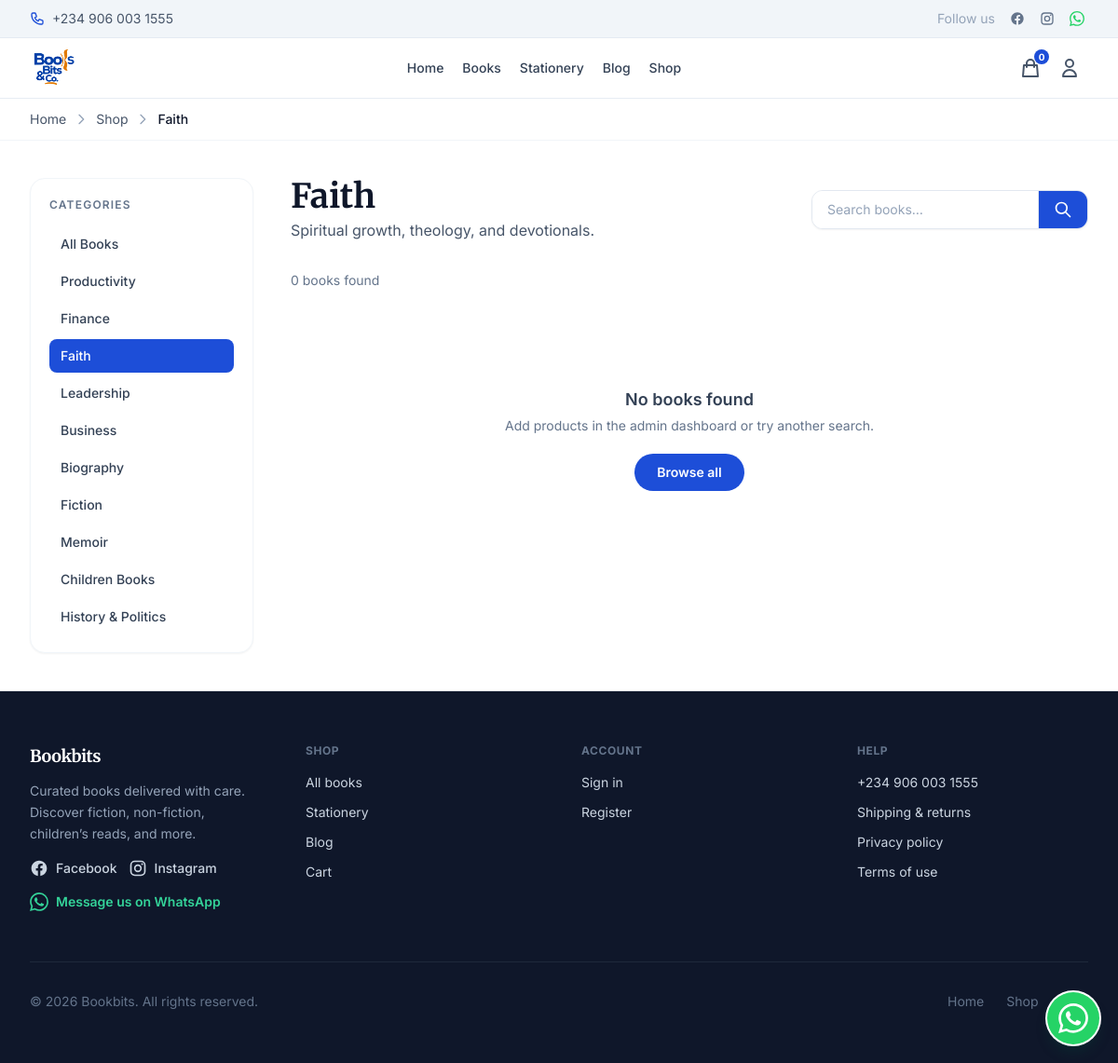
The app's page /shop.php?cat=faith with its own data.
### tables this page shows
CREATE TABLE IF NOT EXISTS `categories` (
    `id`          INT UNSIGNED    NOT NULL AUTO_INCREMENT,
    `name`        VARCHAR(100)    NOT NULL,
    `slug`        VARCHAR(100)    NOT NULL COMMENT 'URL-safe identifier used in shop.php?cat=<slug>',
    `description` TEXT            NULL,
    `icon`        TEXT            NULL     COMMENT 'SVG path d= attribute (Heroicons outline)',
    `bg_color`    VARCHAR(60)     NULL     COMMENT 'Tailwind bg-* class for card backgrounds',
    `sort_order`  TINYINT UNSIGNED NOT NULL DEFAULT 0,
    `is_active`   TINYINT(1)      NOT NULL DEFAULT 1,
    `created_at`  TIMESTAMP       NOT NULL DEFAULT CURRENT_TIMESTAMP,
    `updated_at`  TIMESTAMP       NOT NULL DEFAULT CURRENT_TIMESTAMP ON UPDATE CURRENT_TIMESTAMP,
    PRIMARY KEY (`id`),
    UNIQUE KEY `uq_categories_slug` (`slug`)
);

### config/categories.php (called while the page is built, shortened)
<?php
function bookbits_category_by_slug(string $slug): ?array
{
    foreach (BOOKBITS_CATEGORIES as $cat) {
        if ($cat['slug'] === $slug) {
            return $cat;
        }
    }
    return null;
}

### config/database.php (called while the page is built, shortened)
<?php
function db(): PDO
{
    static $pdo = null;
    if ($pdo !== null) {
        return $pdo;
    }
    $dsn = sprintf(
        'mysql:host=%s;port=%s;dbname=%s;charset=%s',
        DB_HOST,
        DB_PORT,
        DB_NAME,
        DB_CHARSET,
    );
    try {
        $pdo = new PDO($dsn, DB_USER, DB_PASS, [
            PDO::ATTR_ERRMODE            => PDO::ERRMODE_EXCEPTION,
            PDO::ATTR_DEFAULT_FETCH_MODE => PDO::FETCH_ASSOC,
            PDO::ATTR_EMULATE_PREPARES   => false,
        ]);
    } catch (PDOException $e) {
        throw new RuntimeException('Database connection failed. Check your DB_* settings in config/database.php.');
    }
    return $pdo;
}

### includes/books_db.php (called while the page is built, shortened)
<?php
function bb_fetch_books_for_shop(?string $catSlug, string $search): array
{
    $pdo = db();
    $sql = 'SELECT b.*, c.slug AS cat_slug, c.name AS cat_name
            FROM books b
            INNER JOIN categories c ON c.id = b.category_id
            WHERE b.is_active = 1';
    $params = [];
    if ($catSlug !== null && $catSlug !== '') {
        $sql .= ' AND c.slug = ?';
        $params[] = $catSlug;
    }
    $sql .= ' ORDER BY b.created_at DESC LIMIT 120';
    $st = $pdo->prepare($sql);
    $st->execute($params);
    return $st->fetchAll();
}
function bb_fetch_categories_for_nav(): array
{
    return db()
        ->query('SELECT slug, name FROM categories WHERE is_active = 1 ORDER BY sort_order, name')
        ->fetchAll();
}

### shop.php (the view, shortened to what this page needs)
<?php
require_once __DIR__ . '/config/categories.php';
require_once __DIR__ . '/includes/books_db.php';
$slug = trim($_GET['cat'] ?? '');
$activeCat = null;
if ($slug !== '') {
    $activeCat = bookbits_category_by_slug($slug);
}
$shopNavCategories = bb_fetch_categories_for_nav();
$search = trim($_GET['q'] ?? '');
$books  = bb_fetch_books_for_shop($slug !== '' ? $slug : null, $search);
?>
<?php require __DIR__ . '/includes/header.php'; ?>
        <nav class="border-b border-slate-100 bg-white" aria-label="Breadcrumb">
            <div class="mx-auto flex max-w-7xl items-center gap-2 px-4 py-3 text-sm text-slate-600 sm:px-6 lg:px-8">
                <a href="<?= htmlspecialchars(BOOKBITS_BASE, ENT_QUOTES, 'UTF-8') ?>/index.php" class="hover:text-brand">Home</a>
                <svg class="h-4 w-4 shrink-0 text-slate-400" fill="none" stroke="currentColor" viewBox="0 0 24 24" aria-hidden="true"><path stroke-linecap="round" stroke-linejoin="round" stroke-width="2" d="M9 5l7 7-7 7"/></svg>
                <?php if ($activeCat) : ?>
                    <a href="<?= htmlspecialchars(BOOKBITS_BASE . '/shop.php', ENT_QUOTES, 'UTF-8') ?>" class="hover:text-brand">Shop</a>
                    <svg class="h-4 w-4 shrink-0 text-slate-400" fill="none" stroke="currentColor" viewBox="0 0 24 24" aria-hidden="true"><path stroke-linecap="round" stroke-linejoin="round" stroke-width="2" d="M9 5l7 7-7 7"/></svg>
                    <span class="font-medium text-slate-900"><?= htmlspecialchars($activeCat['name'], ENT_QUOTES, 'UTF-8') ?></span>
                <?php else : ?>
                    <span class="font-medium text-slate-900">All Books</span>
                <?php endif; ?>
            </div>
        </nav>
        <div class="mx-auto max-w-7xl px-4 py-10 sm:px-6 lg:px-8">
            <div class="flex flex-col gap-10 lg:flex-row lg:items-start">
                <aside class="w-full shrink-0 lg:w-60" aria-label="Categories">
                    <div class="sticky top-[7.5rem] rounded-2xl border border-slate-100 bg-white p-5 shadow-sm">
                        <h2 class="mb-4 text-xs font-semibold uppercase tracking-widest text-slate-500">Categories</h2>
                        <ul class="space-y-1">
                            <li>
                                <a href="<?= htmlspecialchars(BOOKBITS_BASE . '/shop.php', ENT_QUOTES, 'UTF-8') ?>"
                                   class="flex items-center justify-between rounded-lg px-3 py-2 text-sm font-medium transition <?= $slug === '' ? 'bg-brand text-white' : 'text-slate-700 hover:bg-brand-muted hover:text-brand' ?>">
                                    <span>All Books</span>
                                </a>
                            </li>
                            <?php foreach ($shopNavCategories as $cat) :
                                $isActive = ($slug === $cat['slug']);
                            ?>
                            <li>
                                <a href="<?= htmlspecialchars(BOOKBITS_BASE . '/shop.php?cat=' . $cat['slug'], ENT_QUOTES, 'UTF-8') ?>"
                                   class="flex items-center justify-between rounded-lg px-3 py-2 text-sm font-medium transition <?= $isActive ? 'bg-brand text-white' : 'text-slate-700 hover:bg-brand-muted hover:text-brand' ?>">
                                    <span><?= htmlspecialchars($cat['name'], ENT_QUOTES, 'UTF-8') ?></span>
                                </a>
                            </li>
                            <?php endforeach; ?>
                        </ul>
                    </div>
                </aside>
                <div class="min-w-0 flex-1">
                    <div class="mb-8 flex flex-col gap-4 sm:flex-row sm:items-center sm:justify-between">
                        <div>
                            <h1 class="font-serif text-3xl font-bold text-slate-900 sm:text-4xl">
                                <?= $activeCat ? htmlspecialchars($activeCat['name'], ENT_QUOTES, 'UTF-8') : 'All Books' ?>
                            </h1>
                            <?php if ($activeCat) : ?>
                                <p class="mt-1 text-slate-600"><?= htmlspecialchars($activeCat['description'], ENT_QUOTES, 'UTF-8') ?></p>
                            <?php endif; ?>
                        </div>
                        <form class="flex overflow-hidden rounded-xl border border-slate-200 bg-white shadow-sm" action="" method="get">
                            <input type="search" name="q" value="<?= htmlspecialchars($search, ENT_QUOTES, 'UTF-8') ?>" placeholder="Search books…" class="min-w-0 flex-1 border-0 px-4 py-2.5 text-sm placeholder:text-slate-400 focus:ring-0">
                            <button type="submit" class="border-l border-slate-200 bg-brand px-4 text-white transition hover:bg-brand-dark" aria-label="Search">
                                <svg class="h-5 w-5" fill="none" stroke="currentColor" viewBox="0 0 24 24"><path stroke-linecap="round" stroke-linejoin="round" stroke-width="2" d="M21 21l-6-6m2-5a7 7 0 11-14 0 7 7 0 0114 0z"/></svg>
                            </button>
                        </form>
                    </div>
                    <p class="mb-6 text-sm text-slate-500">
                        <?= count($books) ?> <?= count($books) === 1 ? 'book' : 'books' ?> found
                    </p>
                    <?php if (count($books) === 0) : ?>
                        <div class="flex flex-col items-center py-20 text-center text-slate-500">
                            <p class="text-lg font-semibold text-slate-700">No books found</p>
                            <p class="mt-1 text-sm">Add products in the admin dashboard or try another search.</p>
                            <a href="<?= htmlspecialchars(BOOKBITS_BASE . '/shop.php', ENT_QUOTES, 'UTF-8') ?>" class="mt-5 rounded-full bg-brand px-6 py-2.5 text-sm font-semibold text-white transition hover:bg-brand-dark">Browse all</a>
                        </div>
                    <?php endif; ?>
                </div>
            </div>
        </div>
<?php require __DIR__ . '/includes/footer.php'; ?>

### records on screen
categories: name "Faith"
categories: name "Productivity"
categories: name "Finance"
categories: name "Leadership"
categories: name "Business"
categories: name "Biography"
categories: name "Fiction"
categories: name "Memoir"
categories: name "Children Books"
categories: name "History & Politics"

### other values on screen
bb_store_phone_display() "+234 906 003 1555"
$bbCartCount "0"
$activeCat['description'] "Spiritual growth, theology, and devotionals."
count($books) "0"
